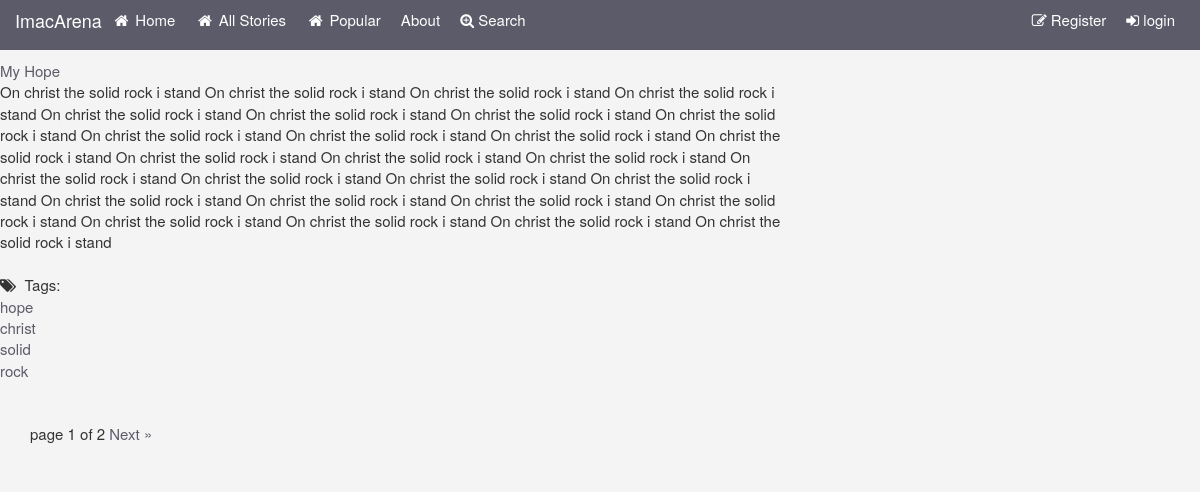
The page /user/daeta/ on the database as committed earlier.
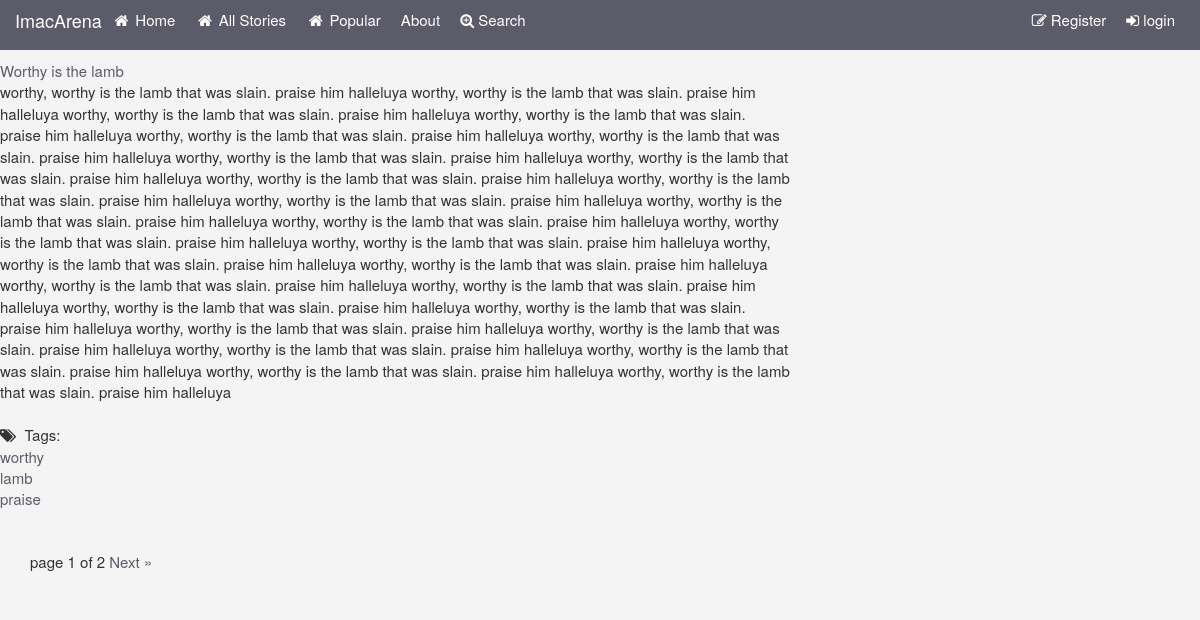
The same page on the database as committed later.
### jplaceapp/models.py (models this page shows, shortened)
class Testimonies(models.Model):
    title = models.CharField(max_length=200)
    image = models.FileField(null=True,blank=True)
    user = models.ForeignKey(User)
    testimonies = models.ForeignKey(MyTestimony)
    likes = models.PositiveIntegerField(default=0)
    updated = models.DateTimeField(auto_now=True, auto_now_add=False)
    timestamp = models.DateTimeField(auto_now=False, auto_now_add=True)

class MyTestimony(models.Model):
    testimony = models.TextField(unique=True)
    def __str__(self):
        return self.testimony

class Tag(models.Model):
    name = models.CharField(max_length=64, unique=True)
    testimony = models.ManyToManyField(Testimonies)

### jplaceapp/views.py (the view)
# urls.py: url(r'^user/(\w+)/$', 'jplaceapp.views.user_page', name='user_page'),
def user_page(request, username):
    user = get_object_or_404(User, username=username)
    testimony_list = user.testimonies_set.order_by('-id')
    paginator = Paginator(testimony_list, 1)
    page_request_var = "user_testimonies"
    page = request.GET.get(page_request_var)
    try:
        testimony = paginator.page(page)
    except PageNotAnInteger:
        testimony = paginator.page(1)
    except EmptyPage:
        testimony = paginator.page(paginator.num_pages)
    context = {
        'testimony': testimony,
        'username': username,
        'show_tags': True,
        "page_request_var": page_request_var,
    }
    return render(request, 'user_page.html', context)

### templates/user_page.html (shortened to what this page needs)
{% extends "base.html" %}
{% block content %}
{% include "testimony_list.html" %}
<div class="container">
    <div class="pagination">
        <span class="step-links">
            <span class="current">
                page {{ testimony.number }} of {{ testimony.paginator.num_pages }}
            </span>
            {% if testimony.has_next %}
                <a href="?{{ page_request_var }}={{ testimony.next_page_number  }}">Next &raquo;</a>
            {% endif %}
        </span>
    </div>
</div>
{% endblock %}

### templates/base.html (shortened to what this page needs)
{% load staticfiles %}
<!DOCTYPE html>
<html lang="en">
  <head>
    {% include 'head_css.html' %}
  </head>
  <body>
{% include 'navbar.html' %}
    {% block content %}
    {% endblock %}
  </body>
</html>

### templates/head_css.html
{% load staticfiles %}
<link href="{% static 'css/bootstrap.css' %}" type="text/css" rel="stylesheet">
<link href="{% static 'font-awesome/css/font-awesome.min.css' %}" type="text/css" rel="stylesheet">
<link href="{% static 'css/custom.css' %}" type="text/css" rel="stylesheet">
<link href="{% static 'css/login-register.css' %}" type="text/css" rel="stylesheet">

### templates/navbar.html (shortened to what this page needs)
    <nav class="navbar navbar-inverse navbar-fixed-top">
      <div class="container">
        <div class="navbar-header">
          <a class="navbar-brand" href="#">ImacArena</a>
        </div>
        <div id="navbar" class="navbar-collapse collapse">
          <ul class="nav navbar-nav">
            <li class="active"><a href="{% url 'index' %}"><i class="fa fa-home fa-fw" aria-hidden="true"></i>&nbsp;Home</a></li>
              <li class="active"><a href="{% url 'home' %}"><i class="fa fa-home fa-fw" aria-hidden="true"></i>&nbsp;All Stories</a></li>
            <li><a href="{% url 'popular_page' %}"><i class="fa fa-home fa-fw" aria-hidden="true"></i>&nbsp;Popular</a></li>
              <li><a href="/about">About</a></li>
              <li><a href="{% url 'search_page' %}"><i class="fa fa-search-plus" aria-hidden="true"></i>&nbsp;Search</a></li>
          </ul>
          <ul class="nav navbar-nav navbar-right">
            {% if request.user.is_authenticated %}
            <li><a href="{% url 'auth_logout' %}"><i class="fa fa-sign-out" aria-hidden="true"></i>&nbsp;Logout</a></li>
            <li class="active"><a href="{% url 'testimonies_save_page' %}"><i class="fa fa-pencil" aria-hidden="true"></i>&nbsp;Write Story</a></li>
            {% else %}
            <li><a href="{% url 'registration_register' %}"><i class="fa fa-pencil-square-o" aria-hidden="true"></i>&nbsp;Register</a></li>
            <li><a data-toggle="modal" href="javascript:void(0)" onclick="openLoginModal();"><i class="fa fa-sign-in" aria-hidden="true"></i>&nbsp;login</a></li>
              {% endif %}
            </ul>
        </div>
      </div>
    </nav>

### templates/testimony_list.html (shortened to what this page needs)
{% if testimony %}
<ul class="testimony">
    {% for obj in testimony %}
    <li> <a href="{{ obj.testimonies.testimony | escape }}" class="title">{{ obj.title | escape  }}</a><br />
        <div class="row">
            <div class="col-md-8">
                {{ obj.testimonies | escape  }}
            </div>
        </div>
                 <br />
        {% if show_tags %}
            <i class="fa fa-tags" aria-hidden="true"></i>&nbsp; Tags:
            {% if obj.tag_set.all %}
            <ul class="tags">
                {% for tag in obj.tag_set.all %}
                <li><a href="/tag/{{ tag.name | urlencode  }}/">{{ tag.name | escape }}</a></li>
            {% endfor %}
            </ul>
            {% else %}
            None.
            {% endif %}<br />
        {% endif %}
     </li>
    {% endfor %}
    </ul>
{% else %}
    <p>No testimony found.</p>
{% endif %}

### templates/javascript.html (shortened to what this page needs)
{% load staticfiles %}

### static/our_static/css/custom.css (style rules this page uses)
body { padding-top: 60px; background:#f4f4f4; font-size:15px; }
a { color:#5c5b69 }
ul { padding:0; margin:0; list-style:none; }
.navbar { height:50px !important; background:#5c5b69; border:0; margin-bottom:30px; }
.navbar-inverse .navbar-nav > li >a, .navbar-inverse .navbar-brand { color:#fff !important; }
.navbar a:hover,.navbar li.active a { background:none !important; }
.navbar-brand { padding:10px 0 0 0; color:#fff; }
.navbar-nav > li > a { padding:10px 10px 0 10px; }

Rows that differ between the two databases and show on the page:
removed Testimonies: title "My Hope", testimonies "On christ the solid rock i stand On christ the solid rock i stand On christ the solid rock i stand On christ the solid rock i stand On christ the solid rock i stand On christ the solid rock i stand On christ the solid rock i stand On christ the solid rock i stand On christ the solid rock i stand On christ the solid rock i stand On christ the solid rock i stand On christ the solid rock i stand On christ the solid rock i stand On christ the solid rock i stand On christ the solid rock i stand On christ the solid rock i stand On christ the solid rock i stand On christ the solid rock i stand On christ the solid rock i stand On christ the solid rock i stand On christ the solid rock i stand On…", Tag (name "christ"), Tag (name "solid"), Tag (name "rock")
added Testimonies: title "Worthy is the lamb", testimonies "worthy, worthy is the lamb that was slain. praise him halleluya worthy, worthy is the lamb that was slain. praise him halleluya worthy, worthy is the lamb that was slain. praise him halleluya worthy, worthy is the lamb that was slain. praise him halleluya worthy, worthy is the lamb that was slain. praise him halleluya worthy, worthy is the lamb that was slain. praise him halleluya worthy, worthy is the lamb that was slain. praise him halleluya worthy, worthy is the lamb that was slain. praise him halleluya worthy, worthy is the lamb that was slain. praise him halleluya worthy, worthy is the lamb that was slain. praise him halleluya worthy, worthy is the lamb that was slain. praise him…", Tag (name "worthy"), Tag (name "lamb"), Tag (name "praise")
changed Testimonies: loses Tag (name "hope")
